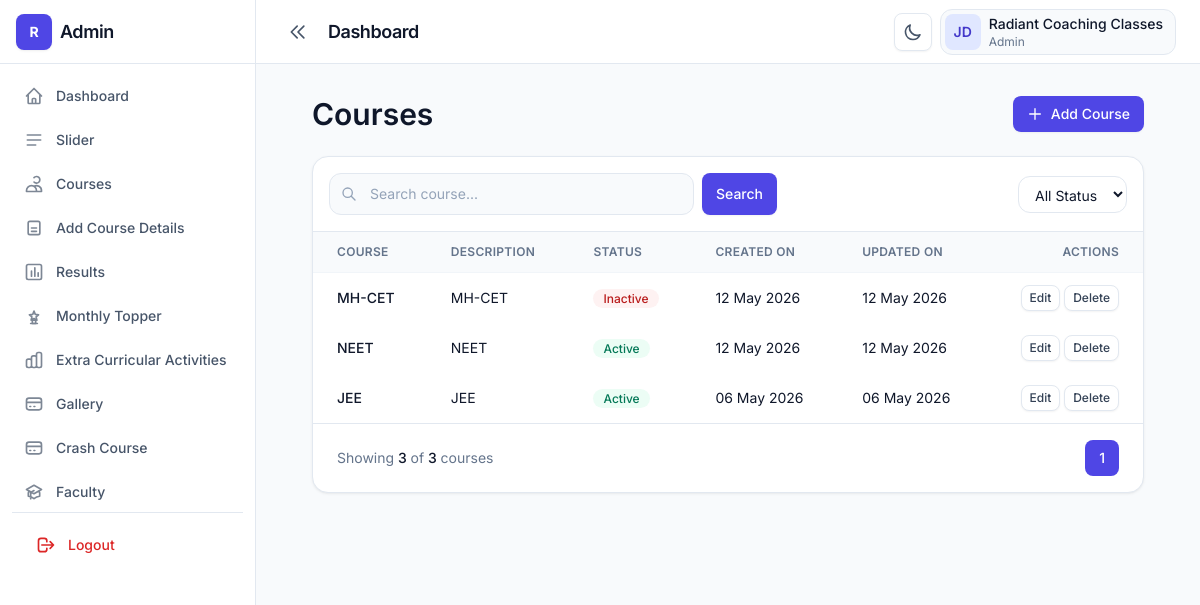
The app's page /admin/courses.php (signed in) with its own data.
### tables this page shows
CREATE TABLE IF NOT EXISTS `courses` (
  `id` int NOT NULL AUTO_INCREMENT,
  `title` varchar(100) DEFAULT NULL,
  `description` text,
  `status` tinyint(1) DEFAULT '1',
  `created_at` timestamp NULL DEFAULT CURRENT_TIMESTAMP,
  `updated_at` timestamp NULL DEFAULT CURRENT_TIMESTAMP ON UPDATE CURRENT_TIMESTAMP,
  PRIMARY KEY (`id`)
);

### admin/courses.php (the view, shortened to what this page needs)
<?php
include('../conn.php');
$search = $_GET['search'] ?? '';
$status = $_GET['status'] ?? '';
$page = isset($_GET['page'])
  ? (int)$_GET['page']
  : 1;
$limit = 5;
$offset = ($page - 1) * $limit;
$query = "
SELECT *
FROM courses
WHERE 1
";
$params = [];
$countQuery = "
SELECT COUNT(*) as total
FROM courses
WHERE 1
";
$countStmt = $conn->prepare($countQuery);
$countStmt->execute($params);
$totalRecords =
  $countStmt->fetch(PDO::FETCH_ASSOC)['total'];
$totalPages =
  ceil($totalRecords / $limit);
$query .= "
ORDER BY id DESC
LIMIT $limit OFFSET $offset
";
$stmt = $conn->prepare($query);
$stmt->execute($params);
$courses = $stmt->fetchAll(PDO::FETCH_ASSOC);
?>
<!DOCTYPE html>
<html lang="en" class="h-full">
<head>
  <link rel="stylesheet" href="../dist/css/output.css" />
</head>
<body class="h-full bg-slate-50 text-slate-900 dark:bg-slate-950 dark:text-slate-100">
  <div class="flex min-h-full">
    <?php
    include('sidebar.php');
    ?>
    <div class="flex min-h-screen flex-1 flex-col lg:min-h-0">
      <?php
      include('header.php');
      ?>
      <main class="flex-1 overflow-auto p-4 lg:p-8">
        <div class="container">
          <div class="mb-6 flex flex-col gap-4 sm:flex-row sm:flex-wrap sm:items-center sm:justify-between">
            <div class="min-w-0 flex-1">
              <h2 class="text-display-sm text-slate-900 dark:text-white">Courses</h2>
            </div>
            <button type="button" onclick="window.location.href='add-course'" class="btn btn-primary shrink-0"><svg class="h-4 w-4" fill="none" stroke="currentColor" viewBox="0 0 24 24">
                <path stroke-linecap="round" stroke-linejoin="round" stroke-width="2" d="M12 4v16m8-8H4" />
              </svg>Add Course</button>
          </div>
          <div class="rounded-2xl border border-slate-200 bg-white shadow-card dark:border-slate-800 dark:bg-slate-900">
            <div class="flex flex-col gap-4 border-b border-slate-200 p-4 dark:border-slate-800 lg:flex-row lg:items-center lg:justify-between">
              <form method="GET"
                class="flex w-full flex-col gap-3 lg:flex-row lg:items-center lg:justify-between">
                <div class="flex w-full max-w-md gap-2">
                  <div class="relative flex-1">
                    <input
                      type="search"
                      name="search"
                      value="<?php echo $search; ?>"
                      placeholder="Search course..."
                      class="w-full rounded-xl border border-slate-200 bg-slate-50 py-2.5 pl-10 pr-4 text-sm outline-none ring-brand-500/30 placeholder:text-slate-400 focus:border-brand-300 focus:bg-white focus:ring-4 dark:border-slate-700 dark:bg-slate-950 dark:focus:bg-slate-950" />
                  </div>
                  <button
                    type="submit"
                    class="btn btn-primary">
                    Search
                  </button>
                </div>
                <div>
                  <select
                    name="status"
                    onchange="this.form.submit()"
                    class="rounded-xl border border-slate-200 bg-white px-3 py-2 text-sm dark:border-slate-700 dark:bg-slate-950">
                    <option value="">
                      All Status
                    </option>
                  </select>
                </div>
              </form>
            </div>
            <div class="overflow-x-auto">
              <table class="w-full min-w-[640px] text-left text-sm">
                <thead class="border-b border-slate-100 bg-slate-50 text-xs uppercase tracking-wide text-slate-500 dark:border-slate-800 dark:bg-slate-900/80 dark:text-slate-400">
                  <tr>
                    <th class="px-4 py-3 font-semibold lg:px-6">Course</th>
                    <th class="px-4 py-3 font-semibold lg:px-6">Description</th>
                    <th class="px-4 py-3 font-semibold lg:px-6">Status</th>
                    <th class="px-4 py-3 font-semibold lg:px-6">Created On</th>
                    <th class="px-4 py-3 font-semibold lg:px-6">Updated On</th>
                    <th class="px-4 py-3 text-right font-semibold lg:px-6">Actions</th>
                  </tr>
                </thead>
                <tbody>
                  <?php foreach ($courses as $course) { ?>
                    <tr class="hover:bg-slate-50 dark:hover:bg-slate-800/40">
                      <td class="px-4 py-3 lg:px-6">
                        <div class="font-medium">
                          <?php echo $course['title']; ?>
                        </div>
                      </td>
                      <td class="px-4 py-3 lg:px-6">
                        <?php echo $course['description']; ?>
                      </td>
                      <td class="px-4 py-3 lg:px-6">
                        <?php if ($course['status']) { ?>
                          <span class="rounded-full bg-emerald-50 px-2.5 py-0.5 text-xs font-medium text-emerald-700">
                            Active
                          </span>
                        <?php } else { ?>
                          <span class="rounded-full bg-red-50 px-2.5 py-0.5 text-xs font-medium text-red-700">
                            Inactive
                          </span>
                        <?php } ?>
                      </td>
                      <td class="px-4 py-3 lg:px-6">
                        <?php echo date('d M Y', strtotime($course['created_at'])); ?>
                      </td>
                      <td class="px-4 py-3 lg:px-6">
                        <?php echo date('d M Y', strtotime($course['updated_at'])); ?>
                      </td>
                      <td class="px-4 py-3 text-right lg:px-6">
                        <a href="edit-course.php?id=<?php echo $course['id']; ?>"
                          class="btn btn-secondary px-2 py-1 text-xs">
                          Edit
                        </a>
                        <a href="delete-course.php?id=<?php echo $course['id']; ?>"
                          onclick="return confirm('Delete this course?')"
                          class="btn btn-secondary px-2 py-1 text-xs">
                          Delete
                        </a>
                      </td>
                    </tr>
                  <?php } ?>
                </tbody>
              </table>
            </div>
            <div class="flex flex-col items-center justify-between gap-4 border-t border-slate-200 px-4 py-4 dark:border-slate-800 sm:flex-row lg:px-6">
              <p class="text-sm text-slate-500 dark:text-slate-400">
                Showing
                <span class="font-medium text-slate-900 dark:text-white">
                  <?php echo count($courses); ?>
                </span>
                of
                <span class="font-medium text-slate-900 dark:text-white">
                  <?php echo $totalRecords; ?>
                </span>
                courses
              </p>
              <div class="flex items-center gap-2">
                <?php for ($i = 1; $i <= $totalPages; $i++) { ?>
                  <a
                    href="?page=<?php echo $i; ?>&search=<?php echo $search; ?>&status=<?php echo $status; ?>"
                    class="
                rounded-lg px-3.5 py-2 text-sm font-medium
                <?php
                  if ($page == $i) {
                    echo '
                    bg-brand-600
                    text-white
                    ';
                  }
                ?>
                ">
                    <?php echo $i; ?>
                  </a>
                <?php } ?>
              </div>
            </div>
          </div>
        </div>
      </main>
    </div>
  </div>
</body>
</html>

### records on screen
courses: title "MH-CET", description "MH-CET", status "Inactive", created_at "12 May 2026", updated_at "12 May 2026"
courses: title "NEET", description "NEET", status "Active", created_at "12 May 2026", updated_at "12 May 2026"
courses: title "JEE", description "JEE", status "Active", created_at "06 May 2026", updated_at "06 May 2026"

### other values on screen
count($courses) "3"
$totalRecords "3"
